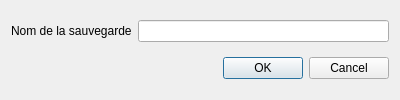
<?xml version="1.0" encoding="UTF-8"?>
<ui version="4.0">
 <class>Save</class>
 <widget class="QDialog" name="Save">
  <property name="geometry">
   <rect>
    <x>0</x>
    <y>0</y>
    <width>400</width>
    <height>100</height>
   </rect>
  </property>
  <property name="sizePolicy">
   <sizepolicy hsizetype="Minimum" vsizetype="Maximum">
    <horstretch>0</horstretch>
    <verstretch>0</verstretch>
   </sizepolicy>
  </property>
  <property name="minimumSize">
   <size>
    <width>317</width>
    <height>100</height>
   </size>
  </property>
  <property name="maximumSize">
   <size>
    <width>541</width>
    <height>100</height>
   </size>
  </property>
  <property name="windowTitle">
   <string>Sauvegarde</string>
  </property>
  <layout class="QGridLayout" name="gridLayout">
   <item row="0" column="0">
    <widget class="QLabel" name="label">
     <property name="text">
      <string>Nom de la sauvegarde</string>
     </property>
    </widget>
   </item>
   <item row="0" column="1">
    <widget class="QLineEdit" name="saveName"/>
   </item>
   <item row="1" column="0" colspan="2">
    <widget class="QDialogButtonBox" name="buttonBox">
     <property name="orientation">
      <enum>Qt::Horizontal</enum>
     </property>
     <property name="standardButtons">
      <set>QDialogButtonBox::Cancel|QDialogButtonBox::Ok</set>
     </property>
    </widget>
   </item>
  </layout>
 </widget>
 <resources/>
 <connections>
  <connection>
   <sender>buttonBox</sender>
   <signal>accepted()</signal>
   <receiver>Save</receiver>
   <slot>accept()</slot>
   <hints>
    <hint type="sourcelabel">
     <x>248</x>
     <y>254</y>
    </hint>
    <hint type="destinationlabel">
     <x>157</x>
     <y>274</y>
    </hint>
   </hints>
  </connection>
  <connection>
   <sender>buttonBox</sender>
   <signal>rejected()</signal>
   <receiver>Save</receiver>
   <slot>reject()</slot>
   <hints>
    <hint type="sourcelabel">
     <x>316</x>
     <y>260</y>
    </hint>
    <hint type="destinationlabel">
     <x>286</x>
     <y>274</y>
    </hint>
   </hints>
  </connection>
 </connections>
</ui>
